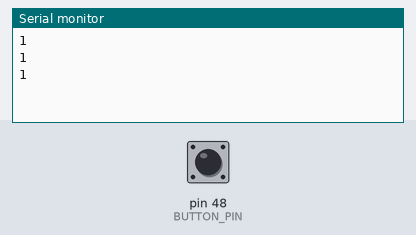
The sketch below on a simulated Arduino Mega 2560, built with avr-gcc and run on an emulated ATmega2560. Shown: the last lines printed to the serial monitor. The test bench sets the inputs (shaded band); at power-on: pin 48 (BUTTON_PIN) HIGH.

Above: at 4.8 s.
4.9 s: pin 48 (BUTTON_PIN) pulled LOW for 2.35 s
At 7.3 s:
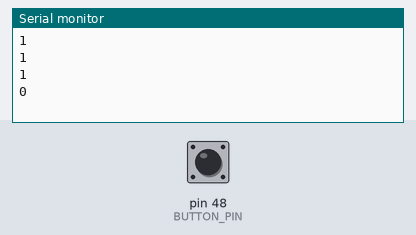
8.7 s: pin 48 (BUTTON_PIN) driven LOW
At 13.2 s:
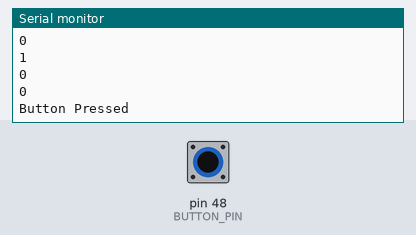

The sketch:

button-debug-click.ino
```cpp
const int BUTTON_PIN = 48; // Button pin

bool buttonState = HIGH;          // current state of the button
bool lastButtonState = HIGH;      // previous state of the button
unsigned long lastDebounceTime = 0; // last time the button state changed
unsigned long debounceDelay = 50;  // debounce delay in milliseconds

void setup() {
  pinMode(BUTTON_PIN, INPUT_PULLUP);
  Serial.begin(9600);
}

void loop() {
  int reading = digitalRead(BUTTON_PIN);
  Serial.println(reading);


  if (reading != lastButtonState) {
    lastDebounceTime = millis(); // reset the debounce timer
  }

  if ((millis() - lastDebounceTime) > debounceDelay) {
    if (reading != buttonState) {
      buttonState = reading;

      if (buttonState == LOW) {
        Serial.println("Button Pressed");
      }
    }
  }

  lastButtonState = reading;
  delay(2000);
}
```

Measured:
- after the input at 4.9 s, the serial monitor: prints a new line after 1.1 s (image 1)
- after the input at 8.7 s, the serial monitor: prints a new line after 3.3 s (image 2)
